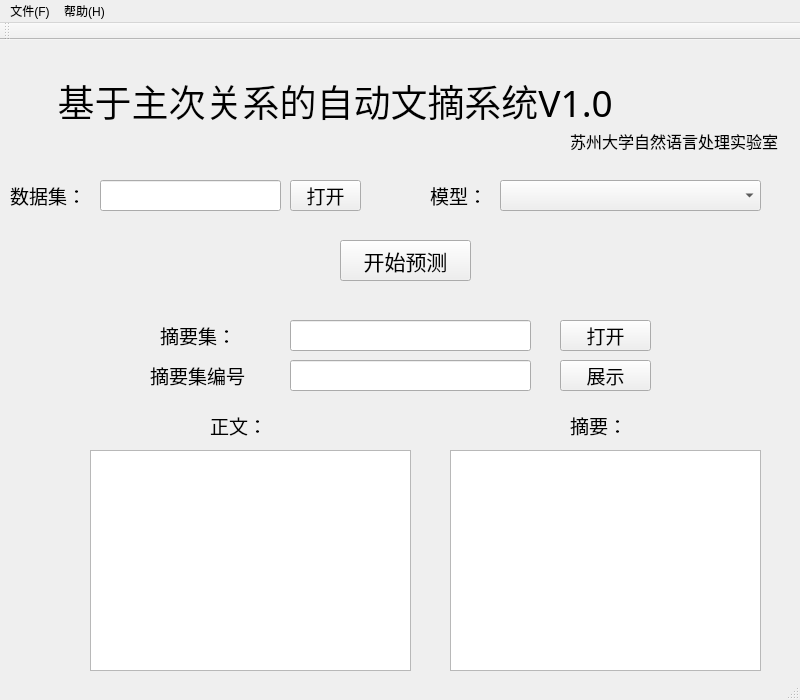
<?xml version="1.0" encoding="UTF-8"?>
<ui version="4.0">
 <class>MainWindow</class>
 <widget class="QMainWindow" name="MainWindow">
  <property name="enabled">
   <bool>true</bool>
  </property>
  <property name="geometry">
   <rect>
    <x>0</x>
    <y>0</y>
    <width>800</width>
    <height>700</height>
   </rect>
  </property>
  <property name="sizePolicy">
   <sizepolicy hsizetype="Fixed" vsizetype="Fixed">
    <horstretch>0</horstretch>
    <verstretch>0</verstretch>
   </sizepolicy>
  </property>
  <property name="minimumSize">
   <size>
    <width>800</width>
    <height>700</height>
   </size>
  </property>
  <property name="maximumSize">
   <size>
    <width>800</width>
    <height>700</height>
   </size>
  </property>
  <property name="windowTitle">
   <string>基于主次关系的自动文摘系统V1.0</string>
  </property>
  <property name="windowIcon">
   <iconset resource="mainwindow.qrc">
    <normaloff>:/new/prefix1/images2.jpg</normaloff>:/new/prefix1/images2.jpg</iconset>
  </property>
  <property name="styleSheet">
   <string notr="true">

</string>
  </property>
  <widget class="QWidget" name="centralWidget">
   <widget class="QPushButton" name="pushButton">
    <property name="geometry">
     <rect>
      <x>290</x>
      <y>140</y>
      <width>71</width>
      <height>31</height>
     </rect>
    </property>
    <property name="font">
     <font>
      <family>宋体</family>
      <pointsize>14</pointsize>
     </font>
    </property>
    <property name="cursor">
     <cursorShape>ArrowCursor</cursorShape>
    </property>
    <property name="contextMenuPolicy">
     <enum>Qt::ActionsContextMenu</enum>
    </property>
    <property name="styleSheet">
     <string notr="true"/>
    </property>
    <property name="text">
     <string>打开</string>
    </property>
    <property name="autoDefault">
     <bool>false</bool>
    </property>
    <property name="default">
     <bool>false</bool>
    </property>
   </widget>
   <widget class="QLineEdit" name="lineEdit_3">
    <property name="geometry">
     <rect>
      <x>290</x>
      <y>320</y>
      <width>241</width>
      <height>31</height>
     </rect>
    </property>
   </widget>
   <widget class="QLabel" name="label_5">
    <property name="geometry">
     <rect>
      <x>570</x>
      <y>370</y>
      <width>51</width>
      <height>31</height>
     </rect>
    </property>
    <property name="font">
     <font>
      <family>宋体</family>
      <pointsize>14</pointsize>
     </font>
    </property>
    <property name="text">
     <string>摘要：</string>
    </property>
   </widget>
   <widget class="QPushButton" name="pushButton_4">
    <property name="geometry">
     <rect>
      <x>560</x>
      <y>320</y>
      <width>91</width>
      <height>31</height>
     </rect>
    </property>
    <property name="font">
     <font>
      <family>宋体</family>
      <pointsize>14</pointsize>
     </font>
    </property>
    <property name="text">
     <string>展示</string>
    </property>
   </widget>
   <widget class="QLabel" name="label_4">
    <property name="geometry">
     <rect>
      <x>210</x>
      <y>370</y>
      <width>51</width>
      <height>31</height>
     </rect>
    </property>
    <property name="font">
     <font>
      <family>宋体</family>
      <pointsize>14</pointsize>
     </font>
    </property>
    <property name="text">
     <string>正文：</string>
    </property>
   </widget>
   <widget class="QLabel" name="label_7">
    <property name="geometry">
     <rect>
      <x>0</x>
      <y>0</y>
      <width>851</width>
      <height>121</height>
     </rect>
    </property>
    <property name="font">
     <font>
      <family>楷体</family>
      <pointsize>28</pointsize>
     </font>
    </property>
    <property name="contextMenuPolicy">
     <enum>Qt::NoContextMenu</enum>
    </property>
    <property name="styleSheet">
     <string notr="true">background-image: url(:/new/prefix1/b1.jpg);
border-color: rgb(170, 170, 255);</string>
    </property>
    <property name="text">
     <string>      基于主次关系的自动文摘系统V1.0</string>
    </property>
   </widget>
   <widget class="QPushButton" name="startButton">
    <property name="geometry">
     <rect>
      <x>340</x>
      <y>200</y>
      <width>131</width>
      <height>41</height>
     </rect>
    </property>
    <property name="minimumSize">
     <size>
      <width>75</width>
      <height>23</height>
     </size>
    </property>
    <property name="font">
     <font>
      <family>Agency FB</family>
      <pointsize>16</pointsize>
     </font>
    </property>
    <property name="styleSheet">
     <string notr="true">background-image: url(:/new/prefix1/b1.jpg);</string>
    </property>
    <property name="text">
     <string>开始预测</string>
    </property>
    <property name="autoRepeatDelay">
     <number>300</number>
    </property>
    <property name="autoDefault">
     <bool>false</bool>
    </property>
    <property name="default">
     <bool>false</bool>
    </property>
    <property name="flat">
     <bool>false</bool>
    </property>
   </widget>
   <widget class="QLabel" name="label_8">
    <property name="geometry">
     <rect>
      <x>570</x>
      <y>90</y>
      <width>221</width>
      <height>21</height>
     </rect>
    </property>
    <property name="font">
     <font>
      <family>楷体</family>
      <pointsize>12</pointsize>
     </font>
    </property>
    <property name="contextMenuPolicy">
     <enum>Qt::ActionsContextMenu</enum>
    </property>
    <property name="styleSheet">
     <string notr="true">
background-color: rgba(255, 255, 255, 0);</string>
    </property>
    <property name="text">
     <string>苏州大学自然语言处理实验室</string>
    </property>
   </widget>
   <widget class="QLabel" name="label">
    <property name="geometry">
     <rect>
      <x>10</x>
      <y>140</y>
      <width>71</width>
      <height>31</height>
     </rect>
    </property>
    <property name="font">
     <font>
      <family>宋体</family>
      <pointsize>14</pointsize>
     </font>
    </property>
    <property name="text">
     <string>数据集：</string>
    </property>
   </widget>
   <widget class="QLineEdit" name="lineEdit">
    <property name="geometry">
     <rect>
      <x>100</x>
      <y>140</y>
      <width>181</width>
      <height>31</height>
     </rect>
    </property>
   </widget>
   <widget class="QLabel" name="label_3">
    <property name="geometry">
     <rect>
      <x>150</x>
      <y>320</y>
      <width>101</width>
      <height>31</height>
     </rect>
    </property>
    <property name="font">
     <font>
      <family>宋体</family>
      <pointsize>14</pointsize>
     </font>
    </property>
    <property name="text">
     <string>摘要集编号：</string>
    </property>
   </widget>
   <widget class="QTextBrowser" name="textBrowser">
    <property name="geometry">
     <rect>
      <x>90</x>
      <y>410</y>
      <width>321</width>
      <height>221</height>
     </rect>
    </property>
   </widget>
   <widget class="QTextBrowser" name="textBrowser_2">
    <property name="geometry">
     <rect>
      <x>450</x>
      <y>410</y>
      <width>311</width>
      <height>221</height>
     </rect>
    </property>
   </widget>
   <widget class="QLabel" name="label_6">
    <property name="geometry">
     <rect>
      <x>160</x>
      <y>280</y>
      <width>71</width>
      <height>31</height>
     </rect>
    </property>
    <property name="font">
     <font>
      <family>宋体</family>
      <pointsize>14</pointsize>
     </font>
    </property>
    <property name="text">
     <string>摘要集：</string>
    </property>
   </widget>
   <widget class="QLineEdit" name="lineEdit_2">
    <property name="geometry">
     <rect>
      <x>290</x>
      <y>280</y>
      <width>241</width>
      <height>31</height>
     </rect>
    </property>
   </widget>
   <widget class="QPushButton" name="pushButton_2">
    <property name="geometry">
     <rect>
      <x>560</x>
      <y>280</y>
      <width>91</width>
      <height>31</height>
     </rect>
    </property>
    <property name="font">
     <font>
      <family>宋体</family>
      <pointsize>14</pointsize>
     </font>
    </property>
    <property name="cursor">
     <cursorShape>ArrowCursor</cursorShape>
    </property>
    <property name="contextMenuPolicy">
     <enum>Qt::ActionsContextMenu</enum>
    </property>
    <property name="styleSheet">
     <string notr="true"/>
    </property>
    <property name="text">
     <string>打开</string>
    </property>
    <property name="autoDefault">
     <bool>false</bool>
    </property>
    <property name="default">
     <bool>false</bool>
    </property>
   </widget>
   <widget class="QComboBox" name="comboBox">
    <property name="geometry">
     <rect>
      <x>500</x>
      <y>140</y>
      <width>261</width>
      <height>31</height>
     </rect>
    </property>
   </widget>
   <widget class="QLabel" name="label_2">
    <property name="geometry">
     <rect>
      <x>430</x>
      <y>140</y>
      <width>71</width>
      <height>31</height>
     </rect>
    </property>
    <property name="font">
     <font>
      <family>宋体</family>
      <pointsize>14</pointsize>
     </font>
    </property>
    <property name="text">
     <string>模型：</string>
    </property>
   </widget>
   <zorder>pushButton</zorder>
   <zorder>lineEdit_3</zorder>
   <zorder>label_5</zorder>
   <zorder>pushButton_4</zorder>
   <zorder>label_4</zorder>
   <zorder>startButton</zorder>
   <zorder>label</zorder>
   <zorder>lineEdit</zorder>
   <zorder>label_3</zorder>
   <zorder>label_7</zorder>
   <zorder>textBrowser</zorder>
   <zorder>textBrowser_2</zorder>
   <zorder>label_6</zorder>
   <zorder>lineEdit_2</zorder>
   <zorder>pushButton_2</zorder>
   <zorder>label_8</zorder>
   <zorder>comboBox</zorder>
   <zorder>label_2</zorder>
  </widget>
  <widget class="QToolBar" name="mainToolBar">
   <attribute name="toolBarArea">
    <enum>TopToolBarArea</enum>
   </attribute>
   <attribute name="toolBarBreak">
    <bool>false</bool>
   </attribute>
  </widget>
  <widget class="QStatusBar" name="statusBar"/>
  <widget class="QMenuBar" name="menuBar">
   <property name="geometry">
    <rect>
     <x>0</x>
     <y>0</y>
     <width>800</width>
     <height>23</height>
    </rect>
   </property>
   <widget class="QMenu" name="menu">
    <property name="title">
     <string>文件(F)</string>
    </property>
    <addaction name="quit"/>
   </widget>
   <widget class="QMenu" name="menu_2">
    <property name="title">
     <string>帮助(H)</string>
    </property>
    <addaction name="about"/>
   </widget>
   <addaction name="menu"/>
   <addaction name="menu_2"/>
  </widget>
  <action name="actiontuichu">
   <property name="text">
    <string>quit</string>
   </property>
  </action>
  <action name="actionabout">
   <property name="text">
    <string>about</string>
   </property>
  </action>
  <action name="quit">
   <property name="checkable">
    <bool>true</bool>
   </property>
   <property name="text">
    <string>Quit</string>
   </property>
   <property name="shortcut">
    <string>Ctrl+Q</string>
   </property>
  </action>
  <action name="about">
   <property name="text">
    <string>About</string>
   </property>
  </action>
 </widget>
 <layoutdefault spacing="6" margin="11"/>
 <resources>
  <include location="mainwindow.qrc"/>
 </resources>
 <connections/>
</ui>
